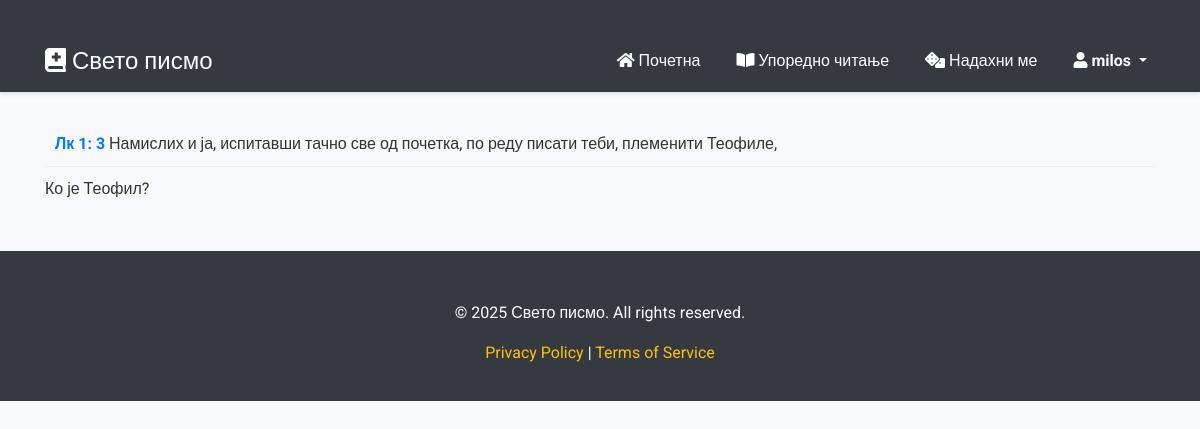
/comment/2/ (signed in), run on the app's committed database.
### web_page/models.py (models this page shows, shortened)
class User(AbstractUser):
    pass

class Comment(models.Model):
    author = models.ForeignKey(settings.AUTH_USER_MODEL, on_delete=models.CASCADE, related_name='comments_authored')
    book = models.ForeignKey('verse_fetcher.Books', on_delete=models.CASCADE, related_name='book_comments')
    verse = models.ForeignKey('verse_fetcher.Verses', on_delete=models.CASCADE, related_name='verse_comments')
    creation_date = models.DateTimeField(default=timezone.now, editable=False)
    comment = models.TextField(validators=[MinLengthValidator(10)])
    class Meta:
        verbose_name = 'Comment'
        verbose_name_plural = 'Comments'
        unique_together = ('author', 'verse')
        indexes = [
            models.Index(fields=['author']),
            models.Index(fields=['book']),
            models.Index(fields=['verse']),
        ]

### verse_fetcher/models.py (models this page shows, shortened)
class Verses(models.Model):
    id = models.AutoField(primary_key=True)  # Explicit primary key
    book = models.ForeignKey(Books, on_delete=models.CASCADE)  # Fix on_delete behavior
    chapter = models.IntegerField()
    verse_number = models.IntegerField()
    verse = models.TextField(blank=True, null=True)
    class Meta:
        managed = False  # Keep this if you don't want Django to manage the table
        db_table = 'verses'
        ordering = ['chapter', 'verse_number']

class Books(models.Model):
    id = models.AutoField(primary_key=True)  # Explicit primary key
    acronym = models.TextField()
    title = models.TextField()
    class Meta:
        managed = False  # Keep this if you don't want Django to manage the table
        db_table = 'books'

### web_page/views.py (the view)
# urls.py: path('comment/<comment_id>/', views.view_comment, name="view_comment"),
def view_comment(request, comment_id):
    comment = Comment.objects.get(id=comment_id)
    return render(request, "web_page/comment.html",{
        "comment": comment
    })

### web_page/templates/web_page/comment.html (shortened to what this page needs)
{% extends "web_page/layout.html" %}
{% load static %}
{% block body %}
<div class="verse">
    <strong>{{ comment.verse.book.acronym }} {{ comment.verse.chapter }}: {{ comment.verse.verse_number }}</strong> {{ comment.verse.verse }}
</div>
<div class="comment">
    {{ comment.comment }}
</div>
{% endblock %}

### web_page/templates/web_page/layout.html (shortened to what this page needs)
{% load static %}
<!DOCTYPE html>
<html lang="sr">
<head>
    <link rel="stylesheet" href="https://stackpath.bootstrapcdn.com/bootstrap/4.4.1/css/bootstrap.min.css">
    <link rel="stylesheet" href="https://cdnjs.cloudflare.com/ajax/libs/font-awesome/5.15.4/css/all.min.css">
    <link rel="stylesheet" href="{% static 'web_page/css/styles.css' %}">
</head>
<body>
    <nav class="navbar navbar-expand-lg navbar-dark unselectable">
        <div class="container">
            <a class="navbar-brand" href="{% url 'index' %}"><i class='fas fa-book-medical'></i> Свето писмо</a>
            <div class="collapse navbar-collapse" id="navbarNav">
                <ul class="navbar-nav ml-auto">
                    <li class="nav-item">
                        <a class="nav-link" href="{% url 'index' %}"><i class="fas fa-home"></i> Почетна</a>
                    </li>
                    <li class="nav-item">
                        <a class="nav-link" href="{% url 'comparative reading' %}"><i class="fas fa-book-open"></i> Упоредно читање</a>
                    </li>
                    <li class="nav-item">
                        <a class="nav-link" href="{% url 'random_verse_generator' %}"><i class="fas fa-dice"></i> Надахни ме</a>
                    </li>
                    <li class="nav-item dropdown">
                        <a class="nav-link dropdown-toggle" href="#" id="navbarDropdown" role="button" data-toggle="dropdown" aria-haspopup="true" aria-expanded="false">
                            <i class="fas fa-user"></i> {% if user.is_authenticated %}<strong>{{ user.username }}</strong> {% else %} Нисте пријављени {% endif %}
                        </a></strong>
                    </li>
                </ul>
            </div>
        </div>
    </nav>
    <div class="container">
        {% block body %}
        {% endblock %}
    </div>
    <footer class="footer">
        <div class="container unselectable">
            <p>&copy; 2025 Свето писмо. All rights reserved.</p>
            <p><a href="#">Privacy Policy</a> | <a href="#">Terms of Service</a></p>
        </div>
    </footer>
</body>
</html>

### web_page/static/web_page/css/styles.css (style rules this page uses)
body { font-family: 'Roboto', sans-serif; background-color: #f8f9fa; color: #333; }
.container { margin-top: 30px; }
.unselectable { -webkit-user-select: none; -moz-user-select: none; -ms-user-select: none; user-select: none; }
.navbar { background-color: #343a40; box-shadow: 0 2px 4px rgba(0, 0, 0, 0.1); }
.navbar-brand { font-size: 1.5rem; font-weight: 500; color: #fff !important; }
.navbar-nav .nav-link { color: #fff !important; font-weight: 400; margin-left: 20px; }
.footer { background-color: #343a40; color: #fff; padding: 20px 0; text-align: center; margin-top: 50px; }
.footer a { color: #ffc107; text-decoration: none; }
a { color: #ffc107; text-decoration: none; transition: color 0.3s ease; }
.verse { margin-bottom: 10px; padding: 10px; border-bottom: 1px solid #eee; }
.verse strong { color: #007bff; }

### data on the page
User: username "milos"
Comment: verse.book.acronym "Лк", verse.chapter "1", verse.verse_number "3", verse.verse "Намислих и ја, испитавши тачно све од почетка, по реду писати теби, племенити Теофиле,", comment "Ко је Теофил?"
